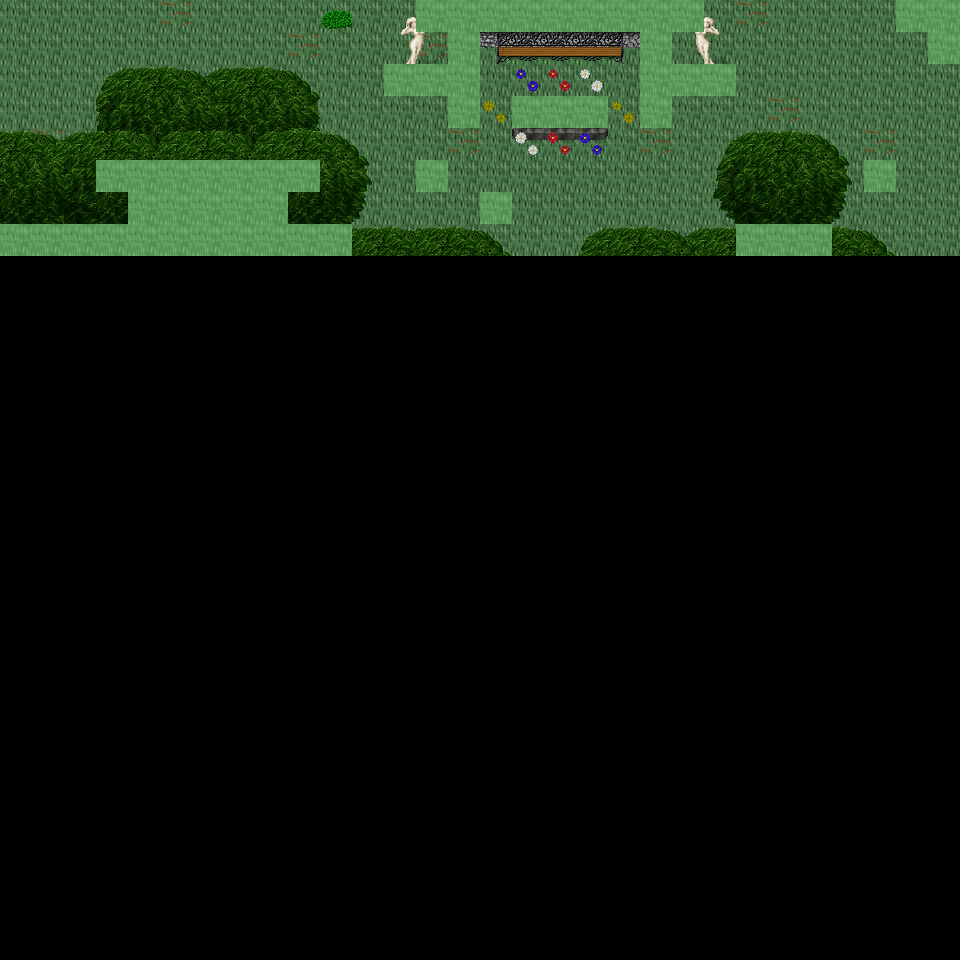

This game map was drawn from its Tiled (.tmx) file and the tilesets committed beside it. A one-line description and the trimmed map source follow:
An orthogonal 30x30 tile map with 32x32 px tiles, 6 tile layers (Ground, Object, Object2, Above, ...), 45 tilesets and 5 objects (5x mapExit).

<map version="1.0" orientation="orthogonal" renderorder="right-down" width="30" height="30" tilewidth="32" tileheight="32" nextobjectid="6">
  <tileset firstgid="1" name="tileset_ground_ground" tilewidth="32" tileheight="32" tilecount="33" columns="3">
    <image source="../drawable/tileset_ground_ground.png" width="96" height="352" />
  </tileset>
  <tileset firstgid="34" name="tileset_ground_ridge_earth_dark" tilewidth="32" tileheight="32" tilecount="96" columns="12">
    <image source="../drawable/tileset_ground_ridge_earth_dark.png" width="384" height="256" />
  </tileset>
  <tileset firstgid="130" name="tileset_plant_grasses" tilewidth="32" tileheight="32" tilecount="6" columns="3">
    <image source="../drawable/tileset_plant_grasses.png" width="96" height="64" />
  </tileset>
  <tileset firstgid="136" name="tileset_ground_ladder_vertical_dark" tilewidth="32" tileheight="32" tilecount="3" columns="3">
    <image source="../drawable/tileset_ground_ladder_vertical_dark.png" width="96" height="32" />
  </tileset>
  <tileset firstgid="139" name="tileset_logic_collision" tilewidth="32" tileheight="32" tilecount="1" columns="1">
    <image source="../drawable/tileset_logic_collision.png" width="32" height="32" />
  </tileset>
  <tileset firstgid="140" name="tileset_ground_grass_corners" tilewidth="32" tileheight="32" tilecount="24" columns="6">
    <image source="../drawable/tileset_ground_grass_corners.png" width="192" height="128" />
  </tileset>
  <tileset firstgid="164" name="tileset_ground_earth_edges" tilewidth="32" tileheight="32" tilecount="18" columns="6">
    <image source="../drawable/tileset_ground_earth_edges.png" width="192" height="96" />
  </tileset>
  <tileset firstgid="182" name="tileset_plant_bush_bushes" tilewidth="32" tileheight="32" tilecount="10" columns="5">
    <image source="../drawable/tileset_plant_bush_bushes.png" width="160" height="64" />
  </tileset>
  <tileset firstgid="192" name="tileset_plant_tree_tree_darkgreen" tilewidth="32" tileheight="32" tilecount="88" columns="8">
    <image source="../drawable/tileset_plant_tree_tree_darkgreen.png" width="256" height="352" />
  </tileset>
  <tileset firstgid="280" name="tileset_ground_rock_pebbles" tilewidth="32" tileheight="32" tilecount="3" columns="1">
    <image source="../drawable/tileset_ground_rock_pebbles.png" width="32" height="96" />
  </tileset>
  <tileset firstgid="283" name="tileset_furniture_sink_jacuzzi_dark_side_on" tilewidth="32" tileheight="32" tilecount="36" columns="3">
    <image source="../drawable/tileset_furniture_sink_jacuzzi_dark_side_on.png" width="96" height="384" />
  </tileset>
  <tileset firstgid="319" name="tileset_furniture_chair_bench_iron_extensible" tilewidth="32" tileheight="32" tilecount="16" columns="4">
    <image source="../drawable/tileset_furniture_chair_bench_iron_extensible.png" width="128" height="128" />
  </tileset>
  <tileset firstgid="335" name="tileset_plant_flower_daisy_blue" tilewidth="32" tileheight="32" tilecount="8" columns="2">
    <image source="../drawable/tileset_plant_flower_daisy_blue.png" width="64" height="128" />
  </tileset>
  <tileset firstgid="343" name="tileset_plant_flower_daisy_red" tilewidth="32" tileheight="32" tilecount="8" columns="2">
    <image source="../drawable/tileset_plant_flower_daisy_red.png" width="64" height="128" />
  </tileset>
  <tileset firstgid="351" name="tileset_plant_flower_daisy_white" tilewidth="32" tileheight="32" tilecount="8" columns="2">
    <image source="../drawable/tileset_plant_flower_daisy_white.png" width="64" height="128" />
  </tileset>
  <tileset firstgid="359" name="tileset_plant_flower_daisy_yellow" tilewidth="32" tileheight="32" tilecount="8" columns="2">
    <image source="../drawable/tileset_plant_flower_daisy_yellow.png" width="64" height="128" />
  </tileset>
  <tileset firstgid="367" name="tileset_plant_bush_hedge" tilewidth="32" tileheight="32" tilecount="35" columns="5">
    <image source="../drawable/tileset_plant_bush_hedge.png" width="160" height="224" />
  </tileset>
  <tileset firstgid="402" name="tileset_plant_tree_evergreen" tilewidth="32" tileheight="32" tilecount="36" columns="3">
    <image source="../drawable/tileset_plant_tree_evergreen.png" width="96" height="384" />
  </tileset>
  <tileset firstgid="438" name="tileset_furniture_light_iron_lamp" tilewidth="32" tileheight="32" tilecount="3" columns="1">
    <image source="../drawable/tileset_furniture_light_iron_lamp.png" width="32" height="96" />
  </tileset>
  <tileset firstgid="441" name="tileset_furniture_light_flames" tilewidth="32" tileheight="32" tilecount="6" columns="6">
    <image source="../drawable/tileset_furniture_light_flames.png" width="192" height="32" />
  </tileset>
  <tileset firstgid="447" name="tileset_item_statue_girl_with_bird" tilewidth="32" tileheight="32" tilecount="12" columns="4">
    <image source="../drawable/tileset_item_statue_girl_with_bird.png" width="128" height="96" />
  </tileset>
  <tileset firstgid="459" name="tileset_object_birds" tilewidth="32" tileheight="32" tilecount="4" columns="2">
    <image source="../drawable/tileset_object_birds.png" width="64" height="64" />
  </tileset>
  <tileset firstgid="463" name="tileset_logic_protection" tilewidth="32" tileheight="32" tilecount="2" columns="2">
    <image source="../drawable/tileset_logic_protection.png" width="64" height="32" />
  </tileset>
  <tileset firstgid="465" name="tileset_plant_tree_spruce" tilewidth="32" tileheight="32" tilecount="6" columns="2">
    <image source="../drawable/tileset_plant_tree_spruce.png" width="64" height="96" />
  </tileset>
  <tileset firstgid="471" name="tileset_plant_tree_taller_trees" tilewidth="32" tileheight="32" tilecount="32" columns="8">
    <image source="../drawable/tileset_plant_tree_taller_trees.png" width="256" height="128" />
  </tileset>
  <tileset firstgid="503" name="tileset_plant_stump_hollow_logs" tilewidth="32" tileheight="32" tilecount="6" columns="3">
    <image source="../drawable/tileset_plant_stump_hollow_logs.png" width="96" height="64" />
  </tileset>
  <tileset firstgid="509" name="tileset_plant_stump_small_stump" tilewidth="32" tileheight="32" tilecount="4" columns="2">
    <image source="../drawable/tileset_plant_stump_small_stump.png" width="64" height="64" />
  </tileset>
  <tileset firstgid="513" name="tileset_ground_grass_2" tilewidth="32" tileheight="32" tilecount="21" columns="3">
    <image source="../drawable/tileset_ground_grass_2.png" width="96" height="224" />
  </tileset>
  <tileset firstgid="534" name="tileset_ground_water_waterfall" tilewidth="32" tileheight="32" tilecount="120" columns="8">
    <image source="../drawable/tileset_ground_water_waterfall.png" width="256" height="480" />
  </tileset>
  <tileset firstgid="654" name="tileset_ground_water_pool_corners" tilewidth="32" tileheight="32" tilecount="72" columns="3">
    <image source="../drawable/tileset_ground_water_pool_corners.png" width="96" height="768" />
  </tileset>
  <tileset firstgid="726" name="tileset_ground_water_pool" tilewidth="32" tileheight="32" tilecount="72" columns="3">
    <image source="../drawable/tileset_ground_water_pool.png" width="96" height="768" />
  </tileset>
  <tileset firstgid="798" name="tileset_plant_vine" tilewidth="32" tileheight="32" tilecount="3" columns="1">
    <image source="../drawable/tileset_plant_vine.png" width="32" height="96" />
  </tileset>
  <tileset firstgid="801" name="tileset_logic_item_fruits" tilewidth="32" tileheight="32" tilecount="16" columns="8">
    <image source="../drawable/tileset_logic_item_fruits.png" width="256" height="64" />
  </tileset>
  <tileset firstgid="817" name="tileset_ground_dry_grass" tilewidth="32" tileheight="32" tilecount="54" columns="9">
    <image source="../drawable/tileset_ground_dry_grass.png" width="288" height="192" />
  </tileset>
  <tileset firstgid="871" name="tileset_light_dim_light_5x5" tilewidth="32" tileheight="32" tilecount="25" columns="5">
    <image source="../drawable/tileset_light_dim_light_5x5.png" width="160" height="160" />
  </tileset>
  <tileset firstgid="896" name="tileset_building_chimney_smoke" tilewidth="32" tileheight="32" tilecount="40" columns="4">
    <image source="../drawable/tileset_building_chimney_smoke.png" width="128" height="320" />
  </tileset>
  <tileset firstgid="936" name="tileset_logic_creature_hybrid" tilewidth="32" tileheight="32" tilecount="16" columns="8">
    <image source="../drawable/tileset_logic_creature_hybrid.png" width="256" height="64" />
  </tileset>
  <tileset firstgid="952" name="tileset_building_huts" tilewidth="32" tileheight="32" tilecount="338" columns="26">
    <image source="../drawable/tileset_building_huts.png" width="832" height="416" />
  </tileset>
  <tileset firstgid="1290" name="tileset_logic_portal" tilewidth="32" tileheight="32" tilecount="24" columns="8">
    <image source="../drawable/tileset_logic_portal.png" width="256" height="96" />
  </tileset>
  <tileset firstgid="1314" name="tileset_plant_bush_leafy" tilewidth="32" tileheight="32" tilecount="48" columns="8">
    <image source="../drawable/tileset_plant_bush_leafy.png" width="256" height="192" />
  </tileset>
  <tileset firstgid="1362" name="tileset_plant_bush_berried" tilewidth="32" tileheight="32" tilecount="60" columns="5">
    <image source="../drawable/tileset_plant_bush_berried.png" width="160" height="384" />
  </tileset>
  <tileset firstgid="1422" name="tileset_plant_bush_flowering" tilewidth="32" tileheight="32" tilecount="72" columns="8">
    <image source="../drawable/tileset_plant_bush_flowering.png" width="256" height="288" />
  </tileset>
  <tileset firstgid="1494" name="tileset_plant_bushes_and_trees" tilewidth="32" tileheight="32" tilecount="144" columns="16">
    <image source="../drawable/tileset_plant_bushes_and_trees.png" width="512" height="289" />
  </tileset>
  <tileset firstgid="1638" name="tileset_plant_bush_bush_pinks" tilewidth="32" tileheight="32" tilecount="4" columns="2">
    <image source="../drawable/tileset_plant_bush_bush_pinks.png" width="64" height="64" />
  </tileset>
  <tileset firstgid="1642" name="tileset_logic_creature_mutant" tilewidth="32" tileheight="32" tilecount="7" columns="7">
    <image source="../drawable/tileset_logic_creature_mutant.png" width="224" height="32" />
  </tileset>
  <layer name="Ground" width="30" height="30">
    <data>[900 cells, 240 non-empty, 4 distinct tile ids]</data>
  </layer>
  <layer name="Object" width="30" height="30">
    <data>[900 cells, 51 non-empty, 27 distinct tile ids]</data>
  </layer>
  <layer name="Object2" width="30" height="30">
    <data>[900 cells, 30 non-empty, 22 distinct tile ids]</data>
  </layer>
  <layer name="Above" width="30" height="30">
    <data>[900 cells, 101 non-empty, 51 distinct tile ids]</data>
  </layer>
  <layer name="Above2" width="30" height="30">
    <data>[900 cells, 12 non-empty, 6 distinct tile ids]</data>
  </layer>
  <layer name="Walkable" width="30" height="30">
    <data>[900 cells, 54 non-empty, 1 distinct tile ids]</data>
  </layer>
  <objectgroup name="MapEvents">
    <object id="1" name="north" type="mapExit" x="0" y="0" width="416" height="32">
      <properties>
        <property name="map" value="level_0_x104_y11" />
        <property name="x" value="0" />
        <property name="y" value="28" />
      </properties>
    </object>
    <object id="2" name="north2" type="mapExit" x="704" y="0" width="192" height="32">
      <properties>
        <property name="map" value="level_0_x104_y11" />
        <property name="x" value="22" />
        <property name="y" value="28" />
      </properties>
    </object>
    <object id="3" name="west" type="mapExit" x="0" y="0" width="32" height="224">
      <properties>
        <property name="map" value="level_0_x103_y12" />
        <property name="x" value="28" />
        <property name="y" value="0" />
      </properties>
    </object>
    <object id="4" name="west2" type="mapExit" x="0" y="256" width="32" height="704">
      <properties>
        <property name="map" value="level_0_x103_y12" />
        <property name="x" value="28" />
        <property name="y" value="8" />
      </properties>
    </object>
    <object id="5" name="east" type="mapExit" x="928" y="64" width="32" height="896">
      <properties>
        <property name="map" value="level_0_x105_y12" />
        <property name="x" value="1" />
        <property name="y" value="2" />
      </properties>
    </object>
  </objectgroup>
</map>
